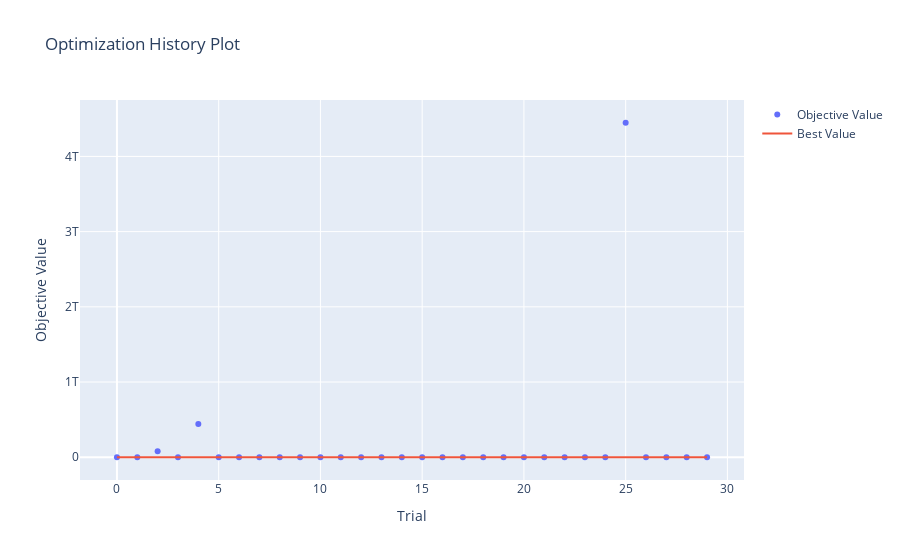

Notebook code for this chart:
### Code cell
optuna.visualization.plot_optimization_history(study_mlp)

### Figure 1 — Plotly figure (JSON) as saved in the notebook; plotly's stock layout.template omitted (floating-point values rounded to 4 significant figures)
{"data": [{"mode": "markers", "name": "Objective Value", "type": "scatter", "x": [0, 1, 2, 3, 4, 5, 6, 7, 8, 9, 10, 11, 12, 13, 14, 15, 16, 17, 18, 19, 20, 21, 22, 23, 24, 25, 26, 27, 28, 29], "y": [91130.0, 639000000.0, 79490000000.0, 614100.0, 441700000000.0, 595200.0, 591700.0, 589800.0, 591700.0, 395900.0, 178200.0, 380100.0, 280100.0, 91570.0, 172100.0, 16060.0, 14790.0, 13340.0, 17480.0, 14700.0, 15330.0, 17200.0, 16870.0, 57070.0, 18420.0, 4448000000000.0, 13230.0, 27960.0, 138600.0, 24140.0]}, {"mode": "lines", "name": "Best Value", "type": "scatter", "x": [0, 1, 2, 3, 4, 5, 6, 7, 8, 9, 10, 11, 12, 13, 14, 15, 16, 17, 18, 19, 20, 21, 22, 23, 24, 25, 26, 27, 28, 29], "y": [91130.0, 91130.0, 91130.0, 91130.0, 91130.0, 91130.0, 91130.0, 91130.0, 91130.0, 91130.0, 91130.0, 91130.0, 91130.0, 91130.0, 91130.0, 16060.0, 14790.0, 13340.0, 13340.0, 13340.0, 13340.0, 13340.0, 13340.0, 13340.0, 13340.0, 13340.0, 13230.0, 13230.0, 13230.0, 13230.0]}, {"marker": {"color": "#cccccc"}, "mode": "markers", "name": "Infeasible Trial", "showlegend": false, "type": "scatter", "x": [], "y": []}], "layout": {"title": {"text": "Optimization History Plot"}, "xaxis": {"title": {"text": "Trial"}}, "yaxis": {"title": {"text": "Objective Value"}}}}
